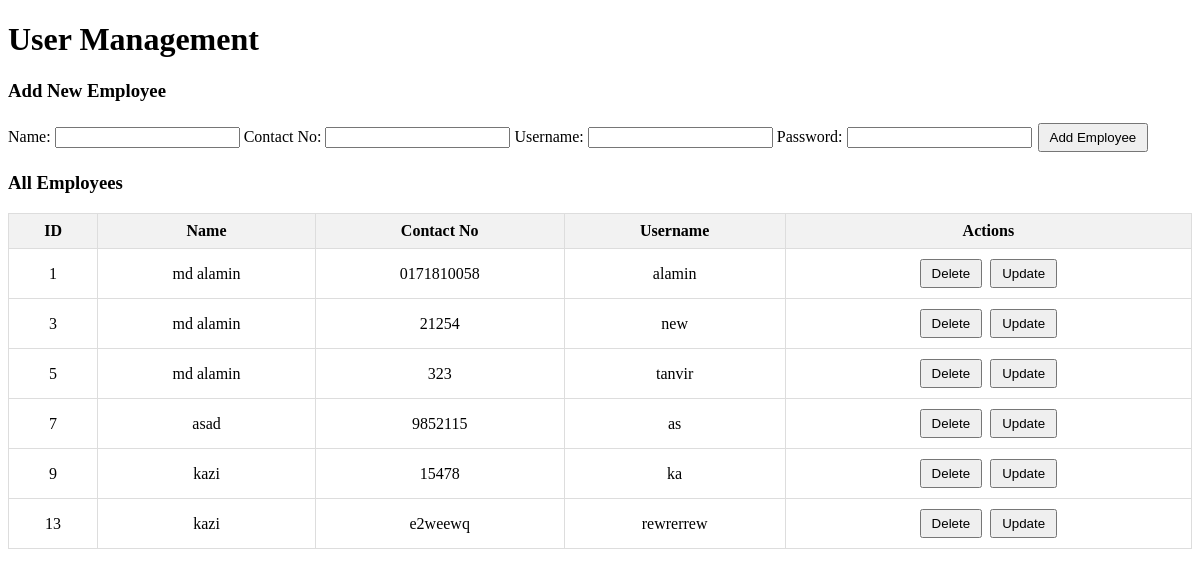
/view/list_of_employee.php, run on the app's committed database.
### tables this page shows
CREATE TABLE `employees` (
  `id` int(11) NOT NULL,
  `empname` varchar(100) NOT NULL,
  `contact_no` varchar(15) NOT NULL,
  `username` varchar(50) NOT NULL,
  `password` varchar(255) NOT NULL
);

### model/EmployeeModel.php (called while the page is built, shortened)
<?php
function getConnection() {
    $con = mysqli_connect('127.0.0.1', 'root', '', 'shop_management');
    return $con;
}
function getAllUser() {
    $con = getConnection();
    $sql = "SELECT * FROM employees";
    $result = mysqli_query($con, $sql);
    if (mysqli_num_rows($result) > 0) {
        $employees = [];
        while ($row = mysqli_fetch_assoc($result)) {
            $employees[] = $row;
        }
        return $employees;
    } else {
        return [];
    }
}
?>

### view/list_of_employee.php (the view, shortened to what this page needs)
<!DOCTYPE html>
<html lang="en">
<head>
</head>
<body>
    <h1>User Management</h1>
    <h3>Add New Employee</h3>
    <form action="user_list_show.php" method="POST">
        <label for="empname">Name:</label>
        <input type="text" id="empname" name="empname" required>
        <label for="contact_no">Contact No:</label>
        <input type="text" id="contact_no" name="contact_no" required>
        <label for="username">Username:</label>
        <input type="text" id="username" name="username" required>
        <label for="password">Password:</label>
        <input type="password" id="password" name="password" required>
        <button type="submit">Add Employee</button>
    </form>
    <h3>All Employees</h3>
    <table>
        <thead>
            <tr>
                <th>ID</th>
                <th>Name</th>
                <th>Contact No</th>
                <th>Username</th>
                <th>Actions</th>
            </tr>
        </thead>
        <tbody>
            <?php
           require_once('../model/EmployeeModel.php');
            $users = getAllUser();
            if (count($users) > 0) {
                foreach ($users as $user) {
                    echo "<tr>
                        <td>{$user['id']}</td>
                        <td>{$user['empname']}</td>
                        <td>{$user['contact_no']}</td>
                        <td>{$user['username']}</td>
                        <td>
                            <form action='user_list_show.php' method='POST' style='display:inline-block;'>
                                <input type='hidden' name='action' value='delete'>
                                <input type='hidden' name='id' value='{$user['id']}'>
                                <button type='submit'>Delete</button>
                            </form>
                            <form action='update_user.php' method='GET' style='display:inline-block;'>
                                <input type='hidden' name='id' value='{$user['id']}'>
                                <button type='submit'>Update</button>
                            </form>
                        </td>
                    </tr>";
                }
            } else {
                echo "<tr><td colspan='5'>No users found</td></tr>";
            }
            ?>
        </tbody>
    </table>
</body>
</html>

### view/list_of_employee.php (style rules this page uses)
table { width: 100%; border-collapse: collapse; }
th, td { border: 1px solid #ddd; padding: 8px; text-align: center; }
th { background-color: #f2f2f2; }
button { padding: 5px 10px; margin: 2px; }

### data on the page
employees: id "1", empname "md alamin", contact_no "0171810058", username "alamin"
employees: id "3", empname "md alamin", contact_no "21254", username "new"
employees: id "5", empname "md alamin", contact_no "323", username "tanvir"
employees: id "7", empname "asad", contact_no "9852115", username "as"
employees: id "9", empname "kazi", contact_no "15478", username "ka"
employees: id "13", empname "kazi", contact_no "e2weewq", username "rewrerrew"
